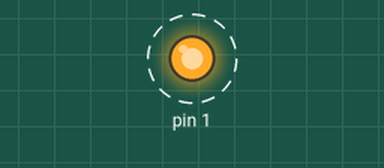
This sketch was run on a simulated Arduino Uno, built with avr-gcc and run on an emulated ATmega328P. Shown: output pins drawn as LEDs (lit = HIGH). Dashed ring = blinking.

Above: at 0.5 s.
Timing chart, 0 to 4.6 s (numbered marks = the images above):
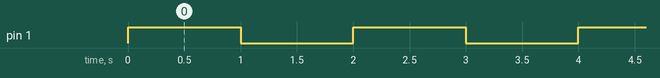

Measured:
- by itself, pin 1: alternates HIGH for 1.0 s and LOW for 1.0 s

The sketch:

Solenoids.ino
```cpp
void setup() {
    pinMode(1,OUTPUT);
    digitalWrite(1, LOW);

}

void loop() {

    digitalWrite(1, HIGH);
    delay(1000);
    digitalWrite(1, LOW);
    delay(1000);

}
```
